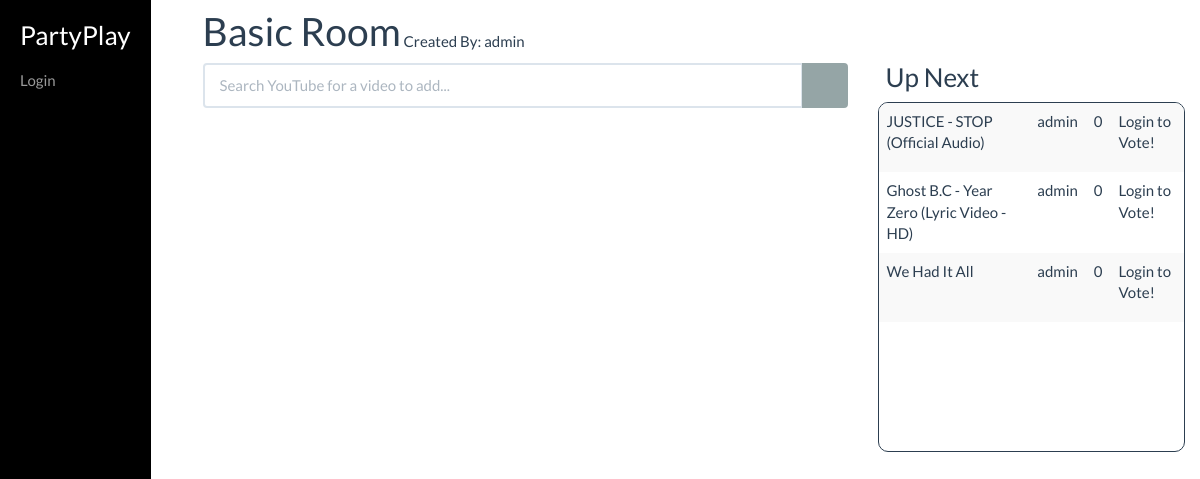
The app's page /partyplay/basicroom/, older data.
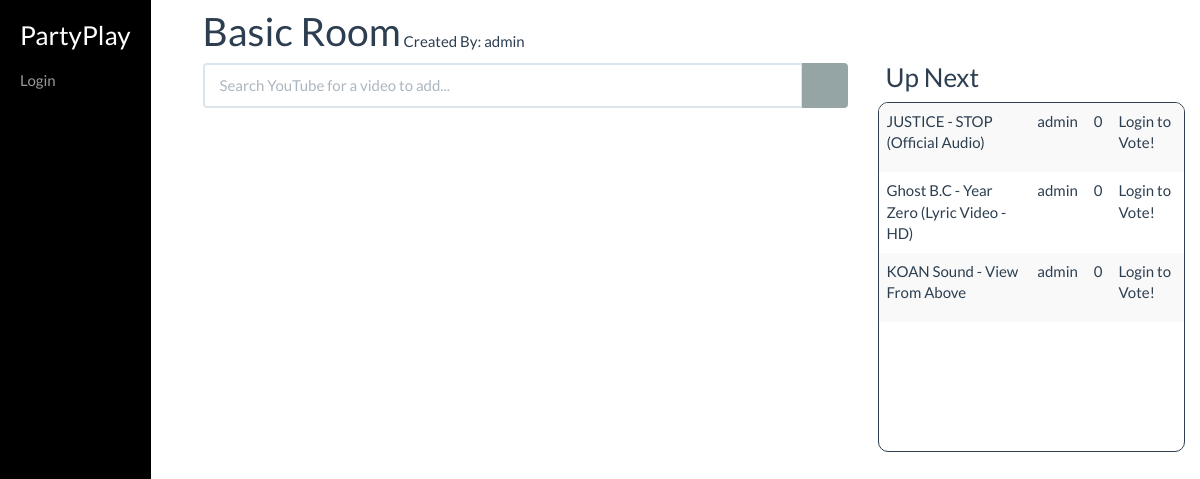
The same page, newer data.
### PartyPlay/models.py (models this page shows, shortened)
class Video(models.Model):
    room = models.ForeignKey(Room, on_delete=models.SET_NULL, null=True)
    videoID = models.CharField(max_length=200, default='0')
    title = models.CharField(max_length=200, default = 'default title set in Model')
    duration = models.DurationField(default=datetime.timedelta(seconds=30))
    uploader = models.ForeignKey(User, on_delete=models.SET_NULL, null=True, related_name='uploader_user')
    date_uploaded = models.DateTimeField(auto_now_add=True)
    played = models.BooleanField(default = False)
    voters = models.ManyToManyField(User, related_name='vote_users', blank=True)

### PartyPlay/views.py (the view)
# urls.py: url(r'^(?P<pk>.+)/$', views.RoomModelDetailView.as_view(), name='room-detail-view'),
class RoomModelDetailView(generic.DetailView):
    model = Room
    context_object_name = 'room_data'
    template_name = 'partyplay/roommodel_detail.html'
    upload_form = UploadVideoForm
    def get_context_data(self, **kwargs):
        context = super(RoomModelDetailView, self).get_context_data(**kwargs)
        top_songs = get_ordered_videos(self.object)
        context['queue'] = top_songs
        if self.object.next_time and self.object.next_time < timezone.now():
            update_currently_playing(self.object)
        context['current_video'] = self.object.current_video
        context['start_time'] = get_start_time(self.object)
        if auth.user_logged_in:
            upvoted = []
            for video in top_songs:
                if video.voters.filter(pk=self.request.user.pk).exists():
                    upvoted.append(video)
            context['upvoted'] = upvoted
        context['upload_form'] = self.upload_form
        return context

### PartyPlay/helper_functions.py (called while the page is built)
def get_ordered_videos(room, user=None):
    return room.video_set.filter(played=False).annotate(votes_count=Count('voters')).order_by('-votes_count')

def update_currently_playing(room):
    vids = get_ordered_videos(room)
    if vids:
        next_vid = vids[0] #Get the highest ranked video
        next_vid.played = True
        next_vid.save()
        room.next_time = timezone.localtime(timezone.now()) + next_vid.duration
        room.current_video = next_vid
        room.save()
        return next_vid.pk
    else:
        room.current_video = None
        room.next_time = None
        room.save()
        return None

def get_time_until_next(room):
    next_time = timezone.localtime(room.next_time)
    now = timezone.localtime(timezone.now())
    difference = next_time - now
    return int(difference.seconds) * 1000

def get_start_time(room):
    time_until_next = get_time_until_next(room)
    tun = time_until_next
    time_until_seconds = time_until_next / 1000
    if room.current_video:
        duration = room.current_video.duration.seconds
        return duration - time_until_seconds
    else:
        return None

### PartyPlay/templates/partyplay/roommodel_detail.html (shortened to what this page needs)
{% extends 'base_generic.html' %}
{% load static %}
{% block content %}
    <link rel="stylesheet" type="text/css" href="{% static 'css/styles.css' %}" />
    <div class="row">
        <div class="col-sm-12" style="padding-bottom:10px; padding-top:10px;">
            <div class="title">
                    <h1 style="display:inline; vertical-align: bottom;">{{ room_data.name }}</h1>
                     <p style="display:inline; vertical-align: bottom;">Created By: {{ room_data.creator }}</p>
            </div>
        </div>
    </div>
    <div class="row">
        <div class="col-sm-8" style="position:relative;">
            <div class="container-fluid" style="padding:0;">
                <div class="search-and-results row">
                    <div class="col-sm-12">
                         <div id="buttons">
                             <form class ="form-horizontal" id="searchform" role="form">
                                 <div class="input-group">
                                     <input id="query" class="form-control" type="search" placeholder="Search YouTube for a video to add..." size="30"/>
                                     <span class="input-group-btn">
                                        <button id="search-button"  type ='button' class="btn btn-search btn-default" onclick="keyWordsearch()">
                                            <span class="glyphicon glyphicon-search"></span>
                                         </button>
                                     </span>
                                 </div>
                             </form>
                        </div>
                    </div>
                </div>
                <div class="row">
                    <div class="col-sm-12" id="videodata" style="margin-top:5px; margin-left:0; padding-left:15px" >
                    </div>
                </div>
            <br>
                </div>
        </div>
        <div class="col-sm-4">
            <div class="video_and_queue">
                {% include 'partyplay/video_and_queue.html' %}
            </div>
        </div>
</div>
{% load static %}
{% endblock %}

### PartyPlay/templates/partyplay/queue_body.html
{% if queue %}
{% for video in queue %}
    <tr>
    <td>
        {{ video.title }}
    </td>
    <td>{{ video.uploader }}</td>
    <td>{{ video.voters.count }}</td>
    <td>
        {% if user.is_authenticated %}
            {% if video.pk in upvotes %}
                <button type="button" id="btn-{{ video.pk }}" class="button-item upvote-button" >
                    <span class="glyphicon glyphicon-arrow-down"></span>
                </button>
            {% else %}
                <button type="button" id="btn-{{ video.pk }}" class="button-item upvote-button" >
                    <span class="glyphicon glyphicon-arrow-up"></span>
                </button>
            {% endif %}
        {% else %}
            <p>Login to Vote!</p>
        {% endif %}
    </td>
    </tr>
{% endfor %}
    {% else %}
    <tr ><td style="margin-left:8px;">There's nothing in the Queue!</td></tr>
{% endif %}

Row changes from the older to the newer data that the page shows:
no longer on this page (row unchanged): Video: title "We Had It All", uploader "admin", voters.count "0"
added Video: title "KOAN Sound - View From Above", uploader "admin", voters.count "0"
